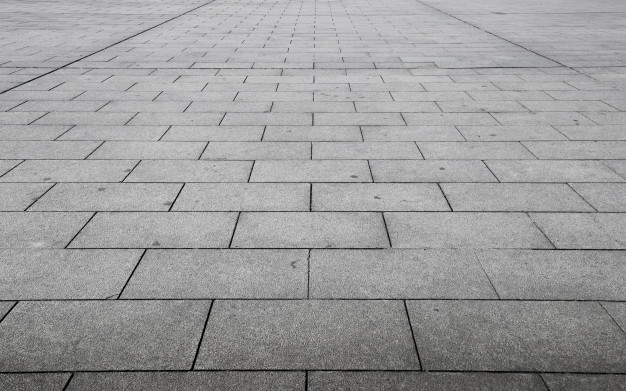
#> input picture test/stone.jpg, 626 x 391 px
$ python unwarp.py
#> lines starting #> are read from the running program, lines starting #| are printed output that depends on the picture
### get_dest_dim.py
import sys


def get_dest_dim(pts_src, ratio=1):
    x = []  # x coordinates of all points
    y = []  # y coordinates of all points

    for i in range(0, len(pts_src)):
        x.append(pts_src[i][0])
        y.append(pts_src[i][1])

    if ratio > 0:
        dest_width = int(max(x) - min(x))
        dest_height = int(int(max(y) - min(y)) * ratio)
    elif ratio < 0:
        dest_width = int(int(max(x) - min(x)) * ratio)
        dest_height = int(max(y) - min(y))
    else:
        print('Invalid ratio.')
        sys.exit(-1)

    return dest_width, dest_height

### unwarp.py
import cv2
import numpy as np
from get_dest_dim import get_dest_dim

def unwarp(im_src, pts_src, show=False):

#> called with im_src = 'test/stone.jpg', pts_src = array of shape (4, 2), show = True
    im_src = cv2.imread(im_src)  # Read source image
#> im_src is the input picture: shape (391, 626, 3); mean B, G, R 156.4, 156.3, 156.3

    dest_width, dest_height = get_dest_dim(pts_src)  # Calculate dimensions of destination image

    pts_dst = np.array([[0, 0], [dest_width - 1, 0], [dest_width - 1, dest_height - 1], [0, dest_height - 1]])

    h, status = cv2.findHomography(pts_src, pts_dst)  # Calculate homography

    # Warp source image to destination based on homography
    im_out = cv2.warpPerspective(im_src, h, (dest_width, dest_height))
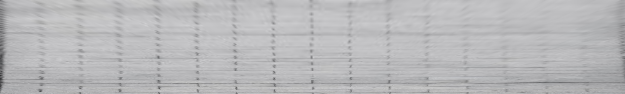
#> im_out: shape (94, 625, 3); mean B, G, R 186.1, 184.3, 184.2

    # Display images
    if show:
        cv2.imshow('', im_out)  # Display warped image

    cv2.waitKey(0)

    return im_out


# TODO Delete tests below:

im_src = 'test/test_s_1.jpg'
im_src = 'test/stone.jpg'

pts_src = np.array([[30, 373], [232, 373], [233, 473], [20, 477]])  # Four corners in source image (test_s_1)
pts_src = np.array([[214, 0], [417, 0], [625, 94], [0, 94]])  # Four corners in source image (stone)

unwarp(im_src, pts_src, show=True)
